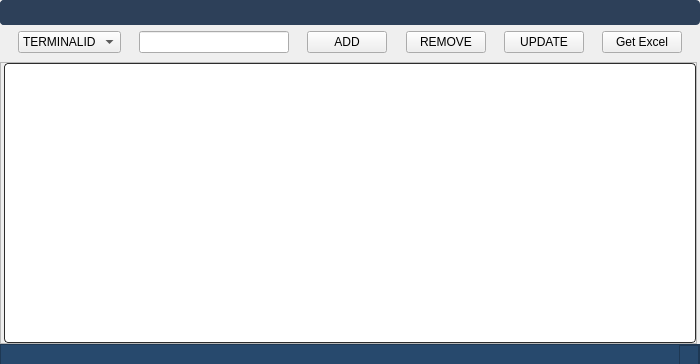
<?xml version="1.0" encoding="UTF-8"?>
<ui version="4.0">
 <class>MainWindow</class>
 <widget class="QMainWindow" name="MainWindow">
  <property name="geometry">
   <rect>
    <x>0</x>
    <y>0</y>
    <width>700</width>
    <height>364</height>
   </rect>
  </property>
  <property name="windowTitle">
   <string>MainWindow</string>
  </property>
  <property name="dockOptions">
   <set>QMainWindow::AllowNestedDocks|QMainWindow::AllowTabbedDocks|QMainWindow::AnimatedDocks|QMainWindow::ForceTabbedDocks|QMainWindow::GroupedDragging|QMainWindow::VerticalTabs</set>
  </property>
  <widget class="QWidget" name="centralwidget">
   <layout class="QGridLayout" name="gridLayout">
    <property name="leftMargin">
     <number>0</number>
    </property>
    <property name="topMargin">
     <number>0</number>
    </property>
    <property name="rightMargin">
     <number>0</number>
    </property>
    <property name="bottomMargin">
     <number>0</number>
    </property>
    <property name="spacing">
     <number>0</number>
    </property>
    <item row="2" column="1">
     <widget class="QFrame" name="mainFrame">
      <property name="sizePolicy">
       <sizepolicy hsizetype="Expanding" vsizetype="Expanding">
        <horstretch>0</horstretch>
        <verstretch>0</verstretch>
       </sizepolicy>
      </property>
      <property name="frameShape">
       <enum>QFrame::StyledPanel</enum>
      </property>
      <property name="frameShadow">
       <enum>QFrame::Raised</enum>
      </property>
      <layout class="QGridLayout" name="gridLayout_4">
       <property name="leftMargin">
        <number>0</number>
       </property>
       <property name="topMargin">
        <number>0</number>
       </property>
       <property name="rightMargin">
        <number>0</number>
       </property>
       <property name="bottomMargin">
        <number>0</number>
       </property>
       <property name="spacing">
        <number>0</number>
       </property>
       <item row="0" column="0">
        <widget class="Line" name="line">
         <property name="styleSheet">
          <string notr="true">background-color: transparent;</string>
         </property>
         <property name="orientation">
          <enum>Qt::Vertical</enum>
         </property>
        </widget>
       </item>
       <item row="0" column="1">
        <widget class="QTableView" name="tableView">
         <property name="font">
          <font>
           <pointsize>11</pointsize>
          </font>
         </property>
         <property name="styleSheet">
          <string notr="true">QTreeView:branch:selected, QTreeView:branch:hover {
  background: url(&quot;:/qss_icons/rc/transparent.png&quot;);
}

QTreeView:branch:has-siblings:!adjoins-item {
  border-image: url(&quot;:/qss_icons/rc/branch_line.png&quot;) 0;
}

QTreeView:branch:has-siblings:adjoins-item {
  border-image: url(&quot;:/qss_icons/rc/branch_more.png&quot;) 0;
}

QTreeView:branch:!has-children:!has-siblings:adjoins-item {
  border-image: url(&quot;:/qss_icons/rc/branch_end.png&quot;) 0;
}

QTreeView:branch:has-children:!has-siblings:closed, QTreeView:branch:closed:has-children:has-siblings {
  border-image: none;
  image: url(&quot;:/qss_icons/rc/branch_closed.png&quot;);
}

QTreeView:branch:open:has-children:!has-siblings, QTreeView:branch:open:has-children:has-siblings {
  border-image: none;
  image: url(&quot;:/qss_icons/rc/branch_open.png&quot;);
}

QTreeView:branch:has-children:!has-siblings:closed:hover, QTreeView:branch:closed:has-children:has-siblings:hover {
  image: url(&quot;:/qss_icons/rc/branch_closed_focus.png&quot;);
}

QTreeView:branch:open:has-children:!has-siblings:hover, QTreeView:branch:open:has-children:has-siblings:hover {
  image: url(&quot;:/qss_icons/rc/branch_open_focus.png&quot;);
}

QTreeView::indicator:checked,
QListView::indicator:checked {
  image: url(&quot;:/qss_icons/rc/checkbox_checked.png&quot;);
}

QTreeView::indicator:checked:hover, QTreeView::indicator:checked:focus, QTreeView::indicator:checked:pressed,
QListView::indicator:checked:hover,
QListView::indicator:checked:focus,
QListView::indicator:checked:pressed {
  image: url(&quot;:/qss_icons/rc/checkbox_checked_focus.png&quot;);
}

QTreeView::indicator:unchecked,
QListView::indicator:unchecked {
  image: url(&quot;:/qss_icons/rc/checkbox_unchecked.png&quot;);
}

QTreeView::indicator:unchecked:hover, QTreeView::indicator:unchecked:focus, QTreeView::indicator:unchecked:pressed,
QListView::indicator:unchecked:hover,
QListView::indicator:unchecked:focus,
QListView::indicator:unchecked:pressed {
  image: url(&quot;:/qss_icons/rc/checkbox_unchecked_focus.png&quot;);
}

QTreeView::indicator:indeterminate,
QListView::indicator:indeterminate {
  image: url(&quot;:/qss_icons/rc/checkbox_indeterminate.png&quot;);
}

QTreeView::indicator:indeterminate:hover, QTreeView::indicator:indeterminate:focus, QTreeView::indicator:indeterminate:pressed,
QListView::indicator:indeterminate:hover,
QListView::indicator:indeterminate:focus,
QListView::indicator:indeterminate:pressed {
  image: url(&quot;:/qss_icons/rc/checkbox_indeterminate_focus.png&quot;);
}

QTreeView,
QListView,
QTableView,
QColumnView {
  background-color: #FFFFFF;
  border: 1px solid #2d2d2d;
  color: #000000;
  gridline-color: #2d2d2d;
  border-radius: 4px;
}

QTreeView:disabled,
QListView:disabled,
QTableView:disabled,
QColumnView:disabled {
  background-color: #FFFFFF;
  color: #000000;
}

QTreeView:selected,
QListView:selected,
QTableView:selected,
QColumnView:selected {
  background-color: #FFFFFF;
  color: #000000;
}

QTreeView:hover,
QListView:hover,
QTableView:hover,
QColumnView:hover {
  background-color: #FFFFFF;
  border: 1px solid #148CD2;
}

QTreeView::item:pressed,
QListView::item:pressed,
QTableView::item:pressed,
QColumnView::item:pressed {
  background-color: #FFFFFF;
}

QTreeView::item:selected:hover,
QListView::item:selected:hover,
QTableView::item:selected:hover,
QColumnView::item:selected:hover {
  background: #FFFFFF;
  color: #000000;
}

QTreeView::item:selected:active,
QListView::item:selected:active,
QTableView::item:selected:active,
QColumnView::item:selected:active {
background-color: palette(highlight);
 color: palette(highlightedText);
}

QTreeView::item:!selected:hover,
QListView::item:!selected:hover,
QTableView::item:!selected:hover,
QColumnView::item:!selected:hover {
  outline: 0;
  color: #148CD2;
  background-color: #2d2d2d;
}

QTableCornerButton::section {
  background-color: #282828;
  border: 1px transparent #2d2d2d;
  border-radius: 0px;
}
</string>
         </property>
         <property name="selectionBehavior">
          <enum>QAbstractItemView::SelectRows</enum>
         </property>
         <property name="showGrid">
          <bool>true</bool>
         </property>
         <property name="sortingEnabled">
          <bool>true</bool>
         </property>
         <attribute name="verticalHeaderDefaultSectionSize">
          <number>23</number>
         </attribute>
        </widget>
       </item>
      </layout>
     </widget>
    </item>
    <item row="0" column="0" colspan="3">
     <widget class="QWidget" name="indexBar" native="true">
      <property name="sizePolicy">
       <sizepolicy hsizetype="Preferred" vsizetype="Minimum">
        <horstretch>0</horstretch>
        <verstretch>0</verstretch>
       </sizepolicy>
      </property>
      <property name="minimumSize">
       <size>
        <width>0</width>
        <height>0</height>
       </size>
      </property>
      <property name="styleSheet">
       <string notr="true"/>
      </property>
      <layout class="QGridLayout" name="gridLayout_2">
       <property name="leftMargin">
        <number>0</number>
       </property>
       <property name="topMargin">
        <number>0</number>
       </property>
       <property name="rightMargin">
        <number>0</number>
       </property>
       <property name="bottomMargin">
        <number>6</number>
       </property>
       <property name="horizontalSpacing">
        <number>0</number>
       </property>
       <property name="verticalSpacing">
        <number>6</number>
       </property>
       <item row="1" column="12">
        <widget class="Line" name="line_9">
         <property name="minimumSize">
          <size>
           <width>10</width>
           <height>0</height>
          </size>
         </property>
         <property name="maximumSize">
          <size>
           <width>25</width>
           <height>16777215</height>
          </size>
         </property>
         <property name="styleSheet">
          <string notr="true">background-color: transparent;</string>
         </property>
         <property name="orientation">
          <enum>Qt::Horizontal</enum>
         </property>
        </widget>
       </item>
       <item row="1" column="9">
        <widget class="QPushButton" name="pbUpdate">
         <property name="text">
          <string>UPDATE</string>
         </property>
        </widget>
       </item>
       <item row="1" column="7">
        <widget class="QPushButton" name="pbRemove">
         <property name="text">
          <string>REMOVE</string>
         </property>
        </widget>
       </item>
       <item row="1" column="1">
        <widget class="QComboBox" name="cbHeads">
         <item>
          <property name="text">
           <string>TERMINALID</string>
          </property>
         </item>
         <item>
          <property name="text">
           <string>USERID</string>
          </property>
         </item>
         <item>
          <property name="text">
           <string>NAME</string>
          </property>
         </item>
         <item>
          <property name="text">
           <string>BRANCH</string>
          </property>
         </item>
        </widget>
       </item>
       <item row="1" column="6">
        <widget class="Line" name="line_7">
         <property name="minimumSize">
          <size>
           <width>10</width>
           <height>0</height>
          </size>
         </property>
         <property name="maximumSize">
          <size>
           <width>25</width>
           <height>16777215</height>
          </size>
         </property>
         <property name="styleSheet">
          <string notr="true">background-color: transparent;</string>
         </property>
         <property name="orientation">
          <enum>Qt::Horizontal</enum>
         </property>
        </widget>
       </item>
       <item row="1" column="4">
        <widget class="Line" name="line_4">
         <property name="styleSheet">
          <string notr="true">background-color: transparent;</string>
         </property>
         <property name="orientation">
          <enum>Qt::Horizontal</enum>
         </property>
        </widget>
       </item>
       <item row="1" column="5">
        <widget class="QPushButton" name="pbAdd">
         <property name="text">
          <string>ADD</string>
         </property>
        </widget>
       </item>
       <item row="1" column="3">
        <widget class="QLineEdit" name="le_text">
         <property name="maximumSize">
          <size>
           <width>150</width>
           <height>16777215</height>
          </size>
         </property>
        </widget>
       </item>
       <item row="1" column="11">
        <widget class="QPushButton" name="pbGetExcel">
         <property name="maximumSize">
          <size>
           <width>200</width>
           <height>16777215</height>
          </size>
         </property>
         <property name="text">
          <string>Get Excel</string>
         </property>
        </widget>
       </item>
       <item row="1" column="10">
        <widget class="Line" name="line_13">
         <property name="minimumSize">
          <size>
           <width>10</width>
           <height>0</height>
          </size>
         </property>
         <property name="maximumSize">
          <size>
           <width>25</width>
           <height>16777215</height>
          </size>
         </property>
         <property name="styleSheet">
          <string notr="true">background-color:transparent</string>
         </property>
         <property name="orientation">
          <enum>Qt::Horizontal</enum>
         </property>
        </widget>
       </item>
       <item row="1" column="8">
        <widget class="Line" name="line_11">
         <property name="minimumSize">
          <size>
           <width>10</width>
           <height>0</height>
          </size>
         </property>
         <property name="maximumSize">
          <size>
           <width>25</width>
           <height>16777215</height>
          </size>
         </property>
         <property name="styleSheet">
          <string notr="true">background-color: transparent;</string>
         </property>
         <property name="orientation">
          <enum>Qt::Horizontal</enum>
         </property>
        </widget>
       </item>
       <item row="1" column="0">
        <widget class="Line" name="line_12">
         <property name="minimumSize">
          <size>
           <width>10</width>
           <height>0</height>
          </size>
         </property>
         <property name="maximumSize">
          <size>
           <width>25</width>
           <height>16777215</height>
          </size>
         </property>
         <property name="styleSheet">
          <string notr="true">background-color: transparent;</string>
         </property>
         <property name="orientation">
          <enum>Qt::Horizontal</enum>
         </property>
        </widget>
       </item>
       <item row="1" column="2">
        <widget class="Line" name="line_10">
         <property name="minimumSize">
          <size>
           <width>10</width>
           <height>0</height>
          </size>
         </property>
         <property name="styleSheet">
          <string notr="true">background-color:transparent</string>
         </property>
         <property name="orientation">
          <enum>Qt::Horizontal</enum>
         </property>
        </widget>
       </item>
       <item row="0" column="0" colspan="13">
        <widget class="QFrame" name="headerFrame">
         <property name="sizePolicy">
          <sizepolicy hsizetype="Expanding" vsizetype="Maximum">
           <horstretch>0</horstretch>
           <verstretch>0</verstretch>
          </sizepolicy>
         </property>
         <property name="minimumSize">
          <size>
           <width>0</width>
           <height>0</height>
          </size>
         </property>
         <property name="styleSheet">
          <string notr="true">/* QFrame -----------------------------------------------------------------

https://doc.qt.io/qt-5/stylesheet-examples.html#customizing-qframe
https://doc.qt.io/qt-5/qframe.html#-prop
https://doc.qt.io/qt-5/qframe.html#details
https://stackoverflow.com/questions/14581498/qt-stylesheet-for-hline-vline-color

--------------------------------------------------------------------------- */
/* (dot) .QFrame  fix #141, #126, #123 */
.QFrame {
  background-color: #2D4059;

  border-radius: 4px;
  border: 0px solid transparent;

  /* No frame */
  /* HLine */
  /* HLine */
}

.QFrame[frameShape=&quot;0&quot;] {
  border-radius: 4px;
  border: 1px transparent #2d2d2d;
}

.QFrame[frameShape=&quot;4&quot;] {
  max-height: 2px;
  border: none;
  background-color: #2d2d2d;
}

.QFrame[frameShape=&quot;5&quot;] {
  max-width: 2px;
  border: none;
  background-color: #2d2d2d;
}


</string>
         </property>
         <property name="frameShape">
          <enum>QFrame::Box</enum>
         </property>
         <property name="frameShadow">
          <enum>QFrame::Sunken</enum>
         </property>
         <layout class="QGridLayout" name="gridLayout_8">
          <property name="leftMargin">
           <number>0</number>
          </property>
          <property name="topMargin">
           <number>0</number>
          </property>
          <property name="rightMargin">
           <number>0</number>
          </property>
          <property name="bottomMargin">
           <number>0</number>
          </property>
          <property name="spacing">
           <number>0</number>
          </property>
          <item row="0" column="2" alignment="Qt::AlignRight|Qt::AlignTop">
           <widget class="QFrame" name="btnframe_4">
            <property name="sizePolicy">
             <sizepolicy hsizetype="Expanding" vsizetype="Expanding">
              <horstretch>0</horstretch>
              <verstretch>0</verstretch>
             </sizepolicy>
            </property>
            <property name="minimumSize">
             <size>
              <width>0</width>
              <height>25</height>
             </size>
            </property>
            <property name="maximumSize">
             <size>
              <width>16777215</width>
              <height>25</height>
             </size>
            </property>
            <property name="styleSheet">
             <string notr="true">background-color: transparent;</string>
            </property>
            <property name="frameShape">
             <enum>QFrame::StyledPanel</enum>
            </property>
            <property name="frameShadow">
             <enum>QFrame::Raised</enum>
            </property>
            <layout class="QHBoxLayout" name="horizontalLayout_4">
             <property name="spacing">
              <number>0</number>
             </property>
             <property name="leftMargin">
              <number>0</number>
             </property>
             <property name="topMargin">
              <number>0</number>
             </property>
             <property name="rightMargin">
              <number>0</number>
             </property>
             <property name="bottomMargin">
              <number>0</number>
             </property>
             <item>
              <widget class="QPushButton" name="bt_min_3">
               <property name="minimumSize">
                <size>
                 <width>25</width>
                 <height>25</height>
                </size>
               </property>
               <property name="styleSheet">
                <string notr="true">QPushButton {
  background-color: transparent;
border-radius: 10px;

  border: 1px solid transparent;

}
QPushButton:hover {
border-radius: 10px;
  background-color: #000000;    
}
</string>
               </property>
               <property name="text">
                <string/>
               </property>
               <property name="icon">
                <iconset resource="../icons/icons.qrc">
                 <normaloff>:/newPrefix/icons/minus-circle.svg</normaloff>:/newPrefix/icons/minus-circle.svg</iconset>
               </property>
               <property name="iconSize">
                <size>
                 <width>20</width>
                 <height>20</height>
                </size>
               </property>
              </widget>
             </item>
             <item>
              <widget class="QPushButton" name="bt_close_3">
               <property name="minimumSize">
                <size>
                 <width>0</width>
                 <height>25</height>
                </size>
               </property>
               <property name="styleSheet">
                <string notr="true">QPushButton {
  background-color: transparent;
border-radius: 10px;

  border: 1px solid transparent;

}
QPushButton:hover {
border-radius: 10px;
  background-color: #ff2626;    
}
</string>
               </property>
               <property name="text">
                <string/>
               </property>
               <property name="icon">
                <iconset resource="../icons/icons.qrc">
                 <normaloff>:/newPrefix/icons/x-circle.svg</normaloff>:/newPrefix/icons/x-circle.svg</iconset>
               </property>
               <property name="iconSize">
                <size>
                 <width>20</width>
                 <height>20</height>
                </size>
               </property>
              </widget>
             </item>
            </layout>
           </widget>
          </item>
          <item row="0" column="1">
           <widget class="QFrame" name="frame_5">
            <property name="sizePolicy">
             <sizepolicy hsizetype="Expanding" vsizetype="Preferred">
              <horstretch>0</horstretch>
              <verstretch>0</verstretch>
             </sizepolicy>
            </property>
            <property name="minimumSize">
             <size>
              <width>0</width>
              <height>25</height>
             </size>
            </property>
            <property name="maximumSize">
             <size>
              <width>16777215</width>
              <height>25</height>
             </size>
            </property>
            <property name="frameShape">
             <enum>QFrame::StyledPanel</enum>
            </property>
            <property name="frameShadow">
             <enum>QFrame::Raised</enum>
            </property>
           </widget>
          </item>
         </layout>
        </widget>
       </item>
      </layout>
     </widget>
    </item>
    <item row="3" column="0">
     <widget class="Line" name="line_18">
      <property name="orientation">
       <enum>Qt::Horizontal</enum>
      </property>
     </widget>
    </item>
    <item row="1" column="1">
     <widget class="Line" name="line_2">
      <property name="styleSheet">
       <string notr="true">background-color: transparent;</string>
      </property>
      <property name="orientation">
       <enum>Qt::Horizontal</enum>
      </property>
     </widget>
    </item>
    <item row="2" column="2">
     <widget class="Line" name="line_3">
      <property name="styleSheet">
       <string notr="true">background-color: transparent;</string>
      </property>
      <property name="orientation">
       <enum>Qt::Vertical</enum>
      </property>
     </widget>
    </item>
    <item row="3" column="1" colspan="2">
     <widget class="QFrame" name="StatusBar">
      <property name="minimumSize">
       <size>
        <width>0</width>
        <height>20</height>
       </size>
      </property>
      <property name="maximumSize">
       <size>
        <width>16777215</width>
        <height>20</height>
       </size>
      </property>
      <property name="styleSheet">
       <string notr="true">background-color:#27496D;
  border-radius: 0
px;</string>
      </property>
      <property name="frameShape">
       <enum>QFrame::StyledPanel</enum>
      </property>
      <property name="frameShadow">
       <enum>QFrame::Raised</enum>
      </property>
      <layout class="QGridLayout" name="gridLayout_7">
       <property name="leftMargin">
        <number>0</number>
       </property>
       <property name="topMargin">
        <number>0</number>
       </property>
       <property name="rightMargin">
        <number>0</number>
       </property>
       <property name="bottomMargin">
        <number>0</number>
       </property>
       <property name="spacing">
        <number>0</number>
       </property>
       <item row="0" column="0">
        <widget class="QLabel" name="label">
         <property name="minimumSize">
          <size>
           <width>0</width>
           <height>20</height>
          </size>
         </property>
         <property name="styleSheet">
          <string notr="true">background-color:#27496D;
  border-radius: 0
px;</string>
         </property>
         <property name="text">
          <string/>
         </property>
         <property name="wordWrap">
          <bool>true</bool>
         </property>
        </widget>
       </item>
       <item row="0" column="1">
        <widget class="QFrame" name="frameGrip">
         <property name="minimumSize">
          <size>
           <width>0</width>
           <height>20</height>
          </size>
         </property>
         <property name="maximumSize">
          <size>
           <width>20</width>
           <height>20</height>
          </size>
         </property>
         <property name="styleSheet">
          <string notr="true">background-color:#27496D;
  border-radius: 0
px;</string>
         </property>
         <property name="frameShape">
          <enum>QFrame::StyledPanel</enum>
         </property>
         <property name="frameShadow">
          <enum>QFrame::Raised</enum>
         </property>
         <property name="lineWidth">
          <number>0</number>
         </property>
        </widget>
       </item>
      </layout>
     </widget>
    </item>
   </layout>
  </widget>
 </widget>
 <resources>
  <include location="../icons/icons/icons.qrc"/>
  <include location="../icons/icons.qrc"/>
 </resources>
 <connections/>
</ui>
